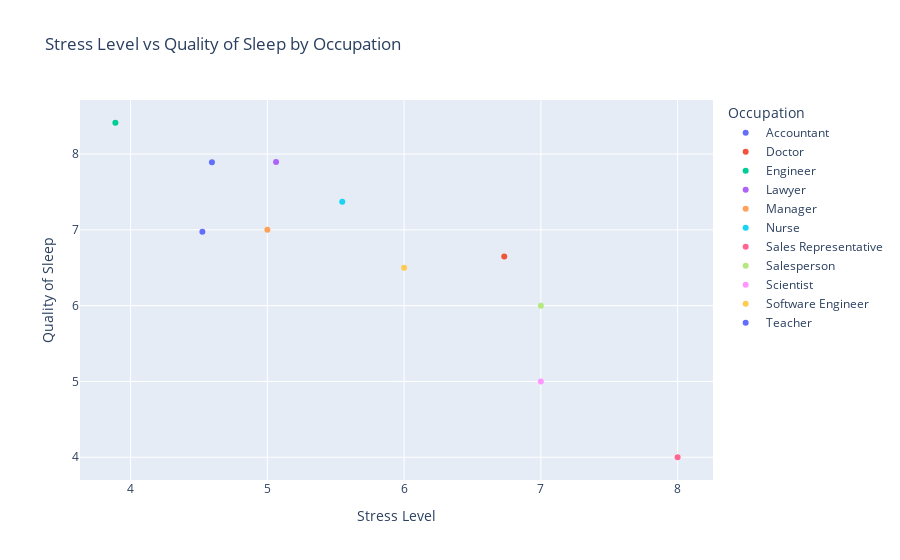

Notebook source saved alongside this figure:
### Code cell
# 직업 별 스트레스 수준과 수면 품질을 포함한 DataFrame 생성
occupation_stress_sleep_df = noMV_df[['Occupation', 'Stress Level', 'Quality of Sleep']]

# 직업 별로 그룹화하여 스트레스 수준과 수면 품질의 평균 계산
occupation_stress_sleep_avg = occupation_stress_sleep_df.groupby('Occupation').mean().reset_index()

# Scatter plot 생성
fig = px.scatter(occupation_stress_sleep_avg, 
                 x='Stress Level', y='Quality of Sleep', 
                 color='Occupation', 
                 title='Stress Level vs Quality of Sleep by Occupation', 
                 labels={'Stress Level': 'Stress Level', 'Quality of Sleep': 'Quality of Sleep', 'Occupation': 'Occupation'})

# 차트 출력
fig.show()

### Figure 1 — Plotly figure (JSON) as saved in the notebook; plotly's stock layout.template omitted (floating-point values rounded to 4 significant figures)
{"data": [{"hovertemplate": "Occupation=Accountant<br>Stress Level=%{x}<br>Quality of Sleep=%{y}<extra></extra>", "legendgroup": "Accountant", "marker": {"color": "#636efa", "symbol": "circle"}, "mode": "markers", "name": "Accountant", "orientation": "v", "showlegend": true, "type": "scatter", "x": [4.595], "xaxis": "x", "y": [7.892], "yaxis": "y"}, {"hovertemplate": "Occupation=Doctor<br>Stress Level=%{x}<br>Quality of Sleep=%{y}<extra></extra>", "legendgroup": "Doctor", "marker": {"color": "#EF553B", "symbol": "circle"}, "mode": "markers", "name": "Doctor", "orientation": "v", "showlegend": true, "type": "scatter", "x": [6.732], "xaxis": "x", "y": [6.648], "yaxis": "y"}, {"hovertemplate": "Occupation=Engineer<br>Stress Level=%{x}<br>Quality of Sleep=%{y}<extra></extra>", "legendgroup": "Engineer", "marker": {"color": "#00cc96", "symbol": "circle"}, "mode": "markers", "name": "Engineer", "orientation": "v", "showlegend": true, "type": "scatter", "x": [3.889], "xaxis": "x", "y": [8.413], "yaxis": "y"}, {"hovertemplate": "Occupation=Lawyer<br>Stress Level=%{x}<br>Quality of Sleep=%{y}<extra></extra>", "legendgroup": "Lawyer", "marker": {"color": "#ab63fa", "symbol": "circle"}, "mode": "markers", "name": "Lawyer", "orientation": "v", "showlegend": true, "type": "scatter", "x": [5.064], "xaxis": "x", "y": [7.894], "yaxis": "y"}, {"hovertemplate": "Occupation=Manager<br>Stress Level=%{x}<br>Quality of Sleep=%{y}<extra></extra>", "legendgroup": "Manager", "marker": {"color": "#FFA15A", "symbol": "circle"}, "mode": "markers", "name": "Manager", "orientation": "v", "showlegend": true, "type": "scatter", "x": [5], "xaxis": "x", "y": [7], "yaxis": "y"}, {"hovertemplate": "Occupation=Nurse<br>Stress Level=%{x}<br>Quality of Sleep=%{y}<extra></extra>", "legendgroup": "Nurse", "marker": {"color": "#19d3f3", "symbol": "circle"}, "mode": "markers", "name": "Nurse", "orientation": "v", "showlegend": true, "type": "scatter", "x": [5.548], "xaxis": "x", "y": [7.37], "yaxis": "y"}, {"hovertemplate": "Occupation=Sales Representative<br>Stress Level=%{x}<br>Quality of Sleep=%{y}<extra></extra>", "legendgroup": "Sales Representative", "marker": {"color": "#FF6692", "symbol": "circle"}, "mode": "markers", "name": "Sales Representative", "orientation": "v", "showlegend": true, "type": "scatter", "x": [8], "xaxis": "x", "y": [4], "yaxis": "y"}, {"hovertemplate": "Occupation=Salesperson<br>Stress Level=%{x}<br>Quality of Sleep=%{y}<extra></extra>", "legendgroup": "Salesperson", "marker": {"color": "#B6E880", "symbol": "circle"}, "mode": "markers", "name": "Salesperson", "orientation": "v", "showlegend": true, "type": "scatter", "x": [7], "xaxis": "x", "y": [6], "yaxis": "y"}, {"hovertemplate": "Occupation=Scientist<br>Stress Level=%{x}<br>Quality of Sleep=%{y}<extra></extra>", "legendgroup": "Scientist", "marker": {"color": "#FF97FF", "symbol": "circle"}, "mode": "markers", "name": "Scientist", "orientation": "v", "showlegend": true, "type": "scatter", "x": [7], "xaxis": "x", "y": [5], "yaxis": "y"}, {"hovertemplate": "Occupation=Software Engineer<br>Stress Level=%{x}<br>Quality of Sleep=%{y}<extra></extra>", "legendgroup": "Software Engineer", "marker": {"color": "#FECB52", "symbol": "circle"}, "mode": "markers", "name": "Software Engineer", "orientation": "v", "showlegend": true, "type": "scatter", "x": [6], "xaxis": "x", "y": [6.5], "yaxis": "y"}, {"hovertemplate": "Occupation=Teacher<br>Stress Level=%{x}<br>Quality of Sleep=%{y}<extra></extra>", "legendgroup": "Teacher", "marker": {"color": "#636efa", "symbol": "circle"}, "mode": "markers", "name": "Teacher", "orientation": "v", "showlegend": true, "type": "scatter", "x": [4.525], "xaxis": "x", "y": [6.975], "yaxis": "y"}], "layout": {"legend": {"title": {"text": "Occupation"}, "tracegroupgap": 0}, "title": {"text": "Stress Level vs Quality of Sleep by Occupation"}, "xaxis": {"anchor": "y", "domain": [0, 1], "title": {"text": "Stress Level"}}, "yaxis": {"anchor": "x", "domain": [0, 1], "title": {"text": "Quality of Sleep"}}}}
